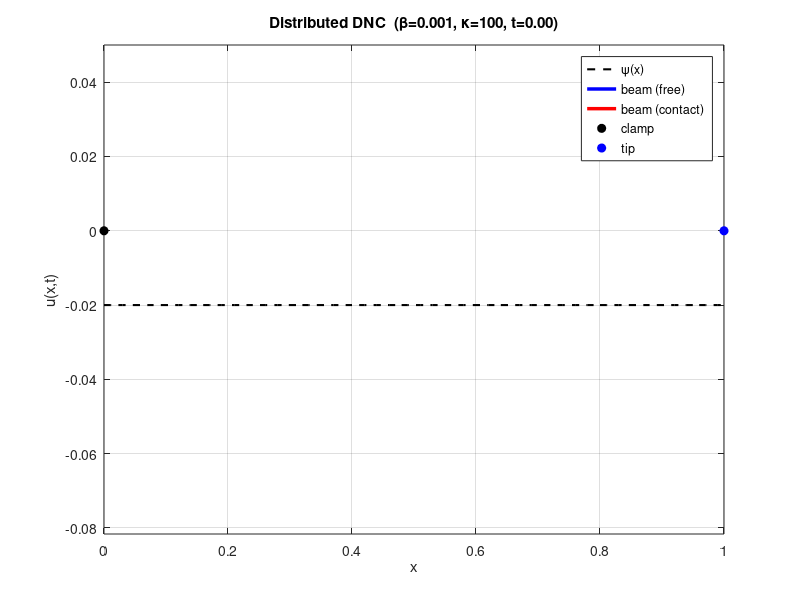

Source code (MATLAB): (Note: this script raises an error after producing the figure.)
function beam_contact_distributed_DNC_compare_betas_psi()


%% ---- Parameters (edit as needed) ----
L  = 1.0;   T  = 10.0;
dx = 0.01;  dt = 0.01;

alpha2  = 1;            % α^2
kappa   = 100;           % κ
f0      = -0.2;           % constant forcing f(x,t)=f0

betaVec = 0.001;   % Define the range of beta values for comparison

% psiFun = @(x) -0.02 + 0.01*sin(pi*x).^2;   % range: [-0.02, -0.01]
% psiFun  = @(x) -0.02 - 0.01*sin(pi*x).^2;                 % sinusoidal trench
  % psiFun  = @(x) -(0.02 + 0.01*cos(50*pi*x));                % wavy floor
psiFun  = @(x) -0.02 + 0*x;                               % back to constant

phi  = @(tt) 0.0;         % boundary excitation at x=0
u0f  = @(xx) 0.0;         % initial displacement
v0f  = @(xx) 0.0;         % initial velocity

% Solve for each beta and store results
nb   = numel(betaVec);
sol  = cell(nb,1);
for k = 1:nb
    sol{k} = solve_single_beta_psi(betaVec(k), L,T,dx,dt, alpha2,kappa,psiFun,f0, phi,u0f,v0f);
end

% Shared grids (identical across beta runs)
x = sol{1}.x;   t = sol{1}.t;   psi_vec = sol{1}.psi;  psi_tip = psi_vec(end);
% ===== Minimal 2D animation (choose which beta to animate) =====
     kAnim = 1;           % 1..nb
     make_video = true;  % set true to save MP4
     animate_beam_distributed_2d(sol{kAnim}, kappa, make_video, ...
     sprintf('beam_dist_anim_k%.3g_b%.3g.mp4', kappa, betaVec(kAnim)));


cols = lines(nb);

%% ====== Overlaid line plots ======
numtag = @(x) strrep(strrep(sprintf('%.3g', x), '.', 'p'), '-', 'm');
kappa_tag = numtag(kappa);
beta_tags = arrayfun(numtag, betaVec, 'UniformOutput', false);
beta_tag  = strjoin(beta_tags, '_');





% 1) Tip displacement vs time
% fig1 = figure('Color','w','Name','Tip displacement vs time'); hold on;
% for k = 1:nb
%     plot(t, sol{k}.u(end,:), 'LineWidth', 1.8, 'Color', cols(k,:));
% end
% yline(psi_tip,'--','LineWidth',1.4,'DisplayName','\psi(1)');
% xlabel('Time','Interpreter','latex'); ylabel('$u(1,t)$','Interpreter','latex');
% title('Right-Tip displacement','Interpreter','latex');
% lg = [arrayfun(@(b)sprintf('$\\beta=%.3g$',b), betaVec, 'uni',0), {'$\psi(1)$'}];
% legend(lg, 'Interpreter','latex', 'Location','best');grid off;
% prettify(gca);

%% ====== Tiled image/surface plots (one panel per beta) ======
% 2) Contact maps (white=no, black=yes)
% fig2 = figure('Color','w','Name','Contact map');
[nrow,ncol] = tilesize(nb);
tiledlayout(nrow,ncol,'Padding','compact','TileSpacing','compact');
% for k = 1:nb
%     nexttile;
%     imagesc(t, x, sol{k}.contact); axis xy tight;
%     colormap(gca, flipud(gray)); caxis([0 1]);
%     title(sprintf('$Contact: \\beta = %.3g$', betaVec(k)), 'Interpreter','latex');grid off;
%     xlabel('Time','Interpreter','latex'); ylabel('x','Interpreter','latex'); prettify(gca);
% end
% cb = colorbar; cb.Layout.Tile = 'east'; cb.Ticks=[0 1]; cb.TickLabels={'No','Contact'};

% 3) Penetration heatmaps
% fig3 = figure('Color','w','Name','Penetration heatmap');
% tiledlayout(nrow,ncol,'Padding','compact','TileSpacing','compact');
% for k = 1:nb
%     nexttile;
%     imagesc(t, x, sol{k}.penetration); axis xy tight;
%     colormap(gca, parula);
%     title(sprintf('$Penetration: (\\beta = %.3g, \\kappa = %.3g)$', betaVec(k),kappa), 'Interpreter','latex');
%     xlabel('$Time$','Interpreter','latex'); ylabel('$x$','Interpreter','latex'); grid off; prettify(gca);
% end
% cb = colorbar; cb.Layout.Tile = 'east';
% ylabel(cb,'penetration $(u - \psi(x))_-$','Interpreter','latex');
 
% fname3 = sprintf('penetration_heatmaps_k%s_b%s.pdf', kappa_tag, beta_tag);
% exportgraphics(fig3, fname3, 'Resolution', 600, 'BackgroundColor','white');

% 4) 3D surfaces with obstacle ψ(x)
% fig4 = figure('Color','w','Name','Displacement surface');
% tiledlayout(nrow,ncol,'Padding','compact','TileSpacing','compact');
% for k = 1:nb
%     nexttile;
%     surf(t, x, sol{k}.u, 'EdgeColor','none'); hold on;
%     surf(t, x, repmat(psi_vec,1,numel(t)), ...
%      'FaceColor','k', 'EdgeColor','r', 'FaceAlpha',0.5);
%     shading interp; view(45,30); axis tight vis3d; grid off;
%     title(sprintf('Displacement over $\\psi(x) = -0.02$ \\, ($\\beta=%.3g,\\kappa=%.3g$)', betaVec(k),kappa), 'Interpreter','latex');
%     xlabel('$Time$','Interpreter','latex'); ylabel('$x$','Interpreter','latex'); zlabel('$u(x,t$)','Interpreter','latex'); prettify(gca);
% end

% fname4 = sprintf('displacement_surfaces_k%s_b%s.pdf', kappa_tag, beta_tag);
% exportgraphics(fig4, fname4, 'Resolution', 600, 'BackgroundColor','white');

%% ====== Overlaid contact metrics ======
% fig5 = figure('Color','w','Name','Contact metrics');
% tiledlayout(2,1,'Padding','compact','TileSpacing','compact');
% 
% nexttile; hold on;
% for k = 1:nb, plot(t, sol{k}.frac_contact, 'LineWidth',1.8, 'Color', cols(k,:)); end
% ylabel('Fraction in Contact','Interpreter','latex');
% title('Contact Fraction vs Time','Interpreter','latex');grid off;
% legend(arrayfun(@(b)sprintf('$\\beta=%.3g$',b), betaVec, 'uni',0), ...
%        'Interpreter','latex', 'Location','best');
% prettify(gca);
% 
% nexttile; hold on;
% for k = 1:nb, plot(t, sol{k}.max_pen, 'LineWidth',1.8, 'Color', cols(k,:)); end
% ylabel('Max penetration','Interpreter','latex'); xlabel('Time','Interpreter','latex');
% title('Maximum Penetration vs Time','Interpreter','latex');
% prettify(gca);

end  % main

% ------------ Helper: solve for a single beta with ψ(x) ------------
function S = solve_single_beta_psi(beta, L,T,dx,dt, alpha2,kappa,psiFun,f0, phi,u0f,v0f)
M = round(L/dx);  N = round(T/dt);
x = linspace(0,L,M+1).';  t = linspace(0,T,N+1);
psi = psiFun(x);                        % obstacle profile at nodes
u = zeros(M+1, N+1);
gamma = alpha2*(dt^2)/(dx^4);

% Initial data (2nd-order start)
u(:,1) = u0f(x);
u(:,2) = u0f(x) + dt*v0f(x);
u(1,:) = phi(t);  % Dirichlet

for j = 1:(N-1)
    I = (u(:, j+1) <= psi);  I(1) = false;   % contact test against ψ(x)
    diag_add = dt^2 * (kappa * double(I(2:end)) + (beta/dt) * double(I(2:end)));
    rhs_add  = dt^2 * (kappa * psi(2:end) .* double(I(2:end)) ...
                      + (beta/dt) * double(I(2:end)) .* u(2:end, j+1));

    A = spalloc(M, M, 5*M);  b = zeros(M,1);

    % Row i=1 (left boundary closure)
    A(1,1) = 1 + 7*gamma;
    if M >= 2, A(1,2) = -4*gamma; end
    if M >= 3, A(1,3) =  gamma;   end
    b(1) = dt^2*f0 + 2*u(2, j+1) - u(2, j) + 4*gamma*phi(t(j+1));
    A(1,1) = A(1,1) + diag_add(1);
    b(1)   = b(1)   + rhs_add(1);

    % Interior i=2..M-2
    for i = 2:(M-2)
        r = i;
        if i-2 >= 1
            A(r, i-2) = A(r, i-2) + gamma;
        else
            b(r) = b(r) - gamma*phi(t(j+1));
        end
        A(r, i-1) = A(r, i-1) - 4*gamma;
        A(r, i  ) = A(r, i  ) + (1 + 6*gamma);
        A(r, i+1) = A(r, i+1) - 4*gamma;
        A(r, i+2) = A(r, i+2) + gamma;

        b(r) = b(r) + dt^2*f0 + 2*u(i+1, j+1) - u(i+1, j);

        A(r, i) = A(r, i) + diag_add(i);
        b(r)    = b(r)    + rhs_add(i);
    end

    % Right end i=M-1 (free end)
    if M >= 2
        A(M-1, M-3) = A(M-1, M-3) + gamma;
        A(M-1, M-2) = A(M-1, M-2) - 4*gamma;
        A(M-1, M-1) = A(M-1, M-1) + (1 + 5*gamma);
        A(M-1, M  ) = A(M-1, M  ) - 2*gamma;
        b(M-1) = b(M-1) + dt^2*f0 + 2*u(M, j+1) - u(M, j);
        A(M-1, M-1) = A(M-1, M-1) + diag_add(M-1);
        b(M-1)      = b(M-1)      + rhs_add(M-1);
    end

    % Right end i=M (free end)
    A(M, M-2) = A(M, M-2) + 2*gamma;
    A(M, M-1) = A(M, M-1) - 4*gamma;
    A(M, M  ) = A(M, M  ) + (1 + 2*gamma);
    b(M) = b(M) + dt^2*f0 + 2*u(M+1, j+1) - u(M+1, j);
    A(M, M) = A(M, M) + diag_add(M);
    b(M)    = b(M)    + rhs_add(M);

    % Solve and write back
    w = A \ b;
    u(1,   j+2) = phi(t(j+2));
    u(2:end,j+2) = w;
end

% Derived fields (vs ψ)
contact     = (u <= psi);
penetration = max(psi - u, 0);
frac_contact = mean(contact,1);
max_pen     = max(penetration,[],1);

% Pack
S.x=x; S.t=t; S.u=u; S.psi=psi;
S.contact=contact; S.penetration=penetration;
S.frac_contact=frac_contact; S.max_pen=max_pen;
S.beta = beta;
end

% ------------ Utilities ------------
function prettify(ax)
set(ax, 'FontSize', 12, 'LineWidth', 1.0);
box(ax, 'on'); grid(ax, 'on');
end

function [nr,nc] = tilesize(n)
nr = ceil(sqrt(n)); nc = ceil(n/nr);
end


function animate_beam_distributed_2d(S, kappa, make_video, video_name)
% Minimal 2D animation of u(x,t) over a distributed obstacle ψ(x)
% Colors: blue (free), red (in contact). Matches beam_contact_dnc_anim style.

x   = S.x;          % column (M+1)x1
t   = S.t;          % row 1x(N+1)
u   = S.u;          % (M+1)x(N+1)
psi = S.psi;        % (M+1)x1
L   = x(end);
dt  = t(2)-t(1);

% Figure
fig = figure('Color','w','Name','Beam–Obstacle Animation (Distributed)');
hold on; grid on; box on;

% Obstacle curve ψ(x)
plot(x, psi, 'k--', 'LineWidth', 1.5, 'DisplayName','\psi(x)');

% Beam lines: free (blue) and contact (red) parts
hFree = plot(x, nan(size(x)), 'b-', 'LineWidth', 2.5, 'DisplayName','beam (free)');
hCont = plot(x, nan(size(x)), 'r-', 'LineWidth', 2.5, 'DisplayName','beam (contact)');

% Clamp indicator at x=0 (u(0,t)=0 here)
plot(0, 0, 'ko', 'MarkerSize', 6, 'MarkerFaceColor', 'k', 'DisplayName','clamp');

% Tip marker
hTip = plot(x(end), u(end,1), 'o', 'MarkerSize', 6, ...
            'MarkerFaceColor','b', 'MarkerEdgeColor','b', 'DisplayName','tip');

xlabel('x'); ylabel('u(x,t)');
ymin = min([u(:); psi(:)]) - 0.05;
ymax = max([u(:); psi(:)]) + 0.05;
axis([0 L ymin ymax]);

ttl = title(sprintf('Distributed DNC  (\\beta=%.3g, \\kappa=%.3g, t=%.2f)', S.beta, kappa, t(1)));
set(ttl, 'Interpreter', 'tex');
legend('Location','best');

% Optional MP4
if make_video
    vw = VideoWriter(video_name, 'MPEG-4'); vw.FrameRate = 25; open(vw);
end

% Animate (blue where u>ψ, red where u≤ψ)
skip = 1;              % show every frame
playback = 1.0;        % sim-sec per real-sec (1.0 ≈ real-time)

for j = 1:skip:numel(t)
    uj   = u(:,j);
    mask = (uj <= psi);           % contact at nodes

    yCont = uj;  yCont(~mask) = NaN;
    yFree = uj;  yFree(mask)  = NaN;

    set(hCont, 'YData', yCont);
    set(hFree, 'YData', yFree);

    set(hTip, 'XData', x(end), 'YData', uj(end));
    if mask(end)
        set(hTip, 'MarkerFaceColor','r','MarkerEdgeColor','r');
    else
        set(hTip, 'MarkerFaceColor','b','MarkerEdgeColor','b');
    end

    set(ttl, 'String', sprintf('Distributed DNC  (\\beta=%.3g, \\kappa=%.3g, t=%.2f)', S.beta, kappa, t(j)));
    drawnow;

    if make_video, writeVideo(vw, getframe(fig)); end
    pause((skip*dt)/max(playback, eps));
end

if make_video, close(vw); end
end
